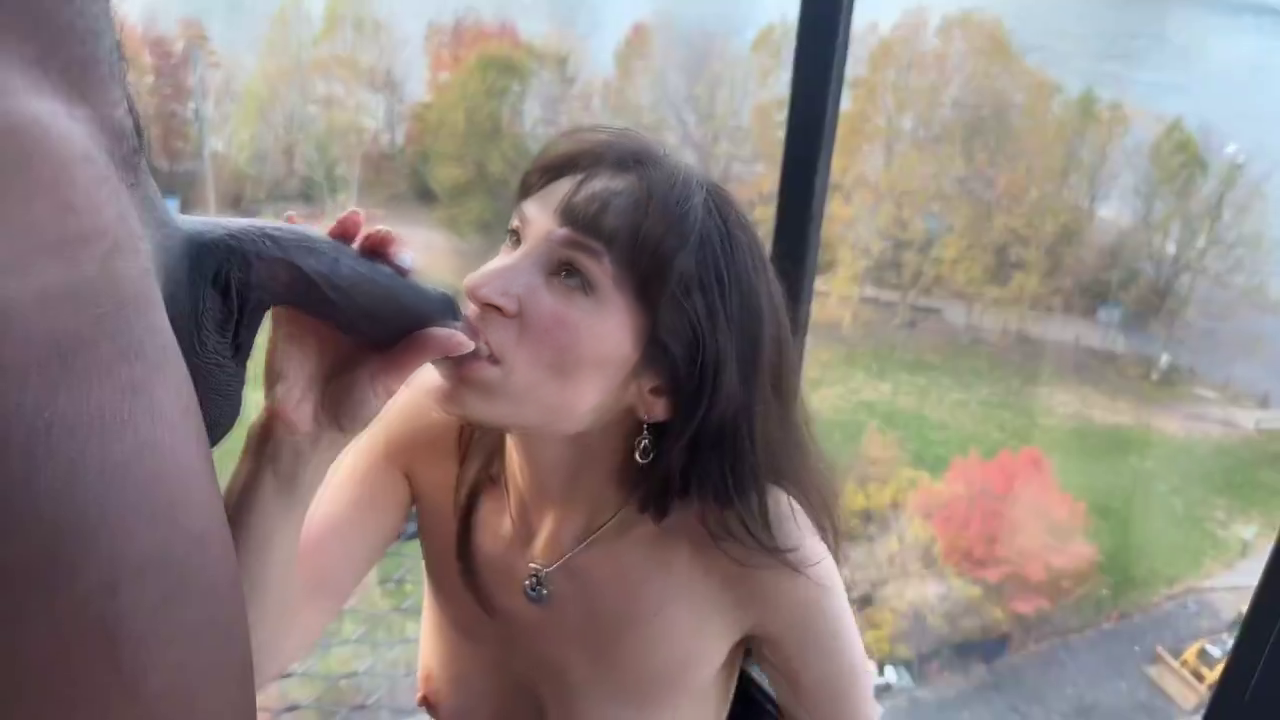
#> input picture debug_swap/04_final_result_f3.png, 1280 x 720 px; its folder holds 3 pictures in this run
$ python analyse_diff.py 3   (older library calls are emulated)
#> lines starting #> are read from the running program, lines starting #| are printed output that depends on the picture; pictures that were not available may be replaced by others from this repository, and a replacement may not be noted
import cv2, numpy as np
import sys

d = 'debug_swap'
fnum = int(sys.argv[1])

res = cv2.imread(f'{d}/04_final_result_f{fnum}.png')
#> res is the input picture: shape (720, 1280, 3); mean B, G, R 126.8, 130.6, 141.8
orig = cv2.imread(f'{d}/07_original_frame_f{fnum}.png')
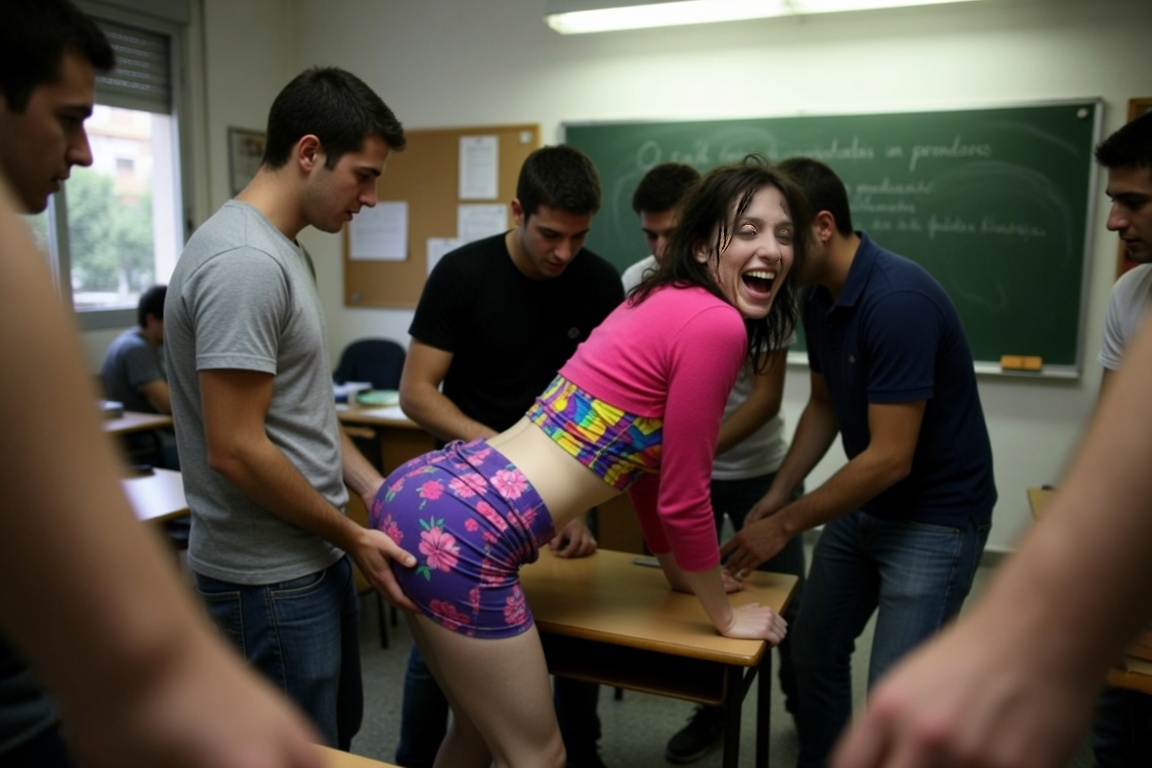
#> input picture debug_swap/04_final_result_f1.png, 1152 x 768 px, given in place of 07_original_frame_f3.png, which was not available
#> orig is the input picture: shape (768, 1152, 3); mean B, G, R 68.6, 77, 86
warp = cv2.imread(f'{d}/06_warped_face_f{fnum}.png')
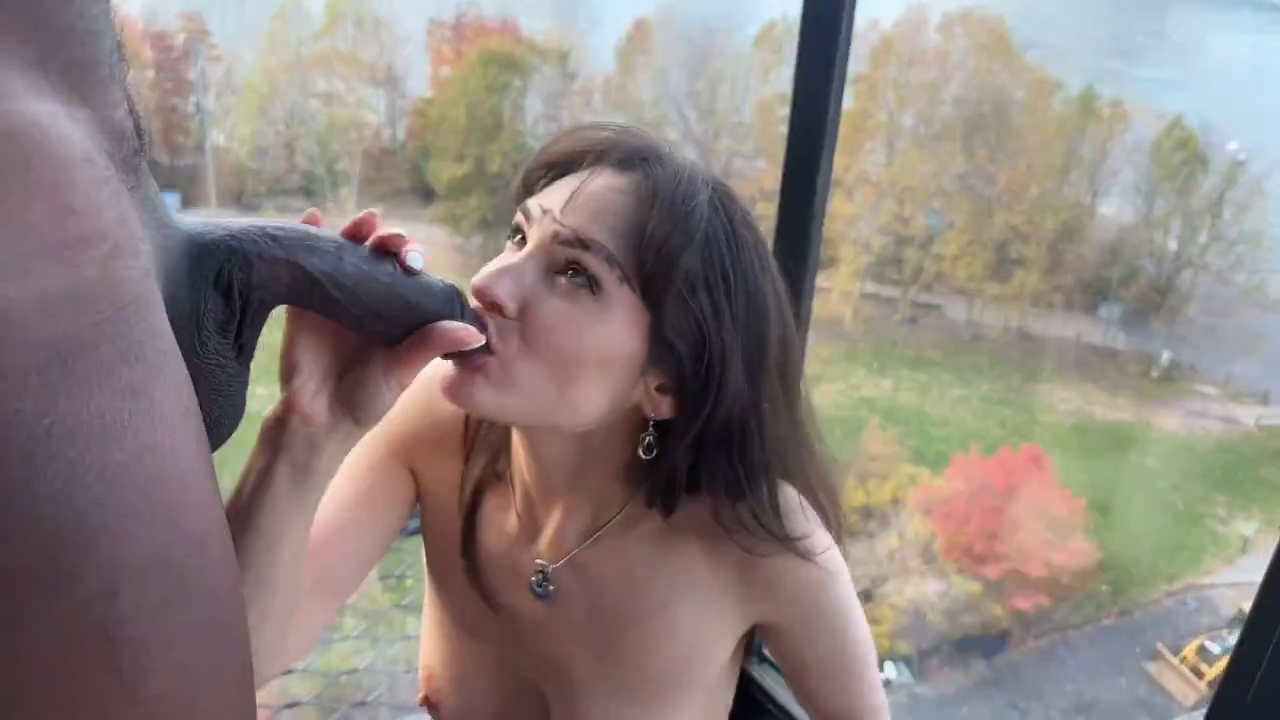
#> input picture debug_swap/04_final_result_f2.png, 1280 x 720 px, given in place of 06_warped_face_f3.png, which was not available
#> warp is the input picture: shape (720, 1280, 3); mean B, G, R 126.7, 130.8, 141.9
mask = cv2.imread(f'{d}/05_mask_final_f{fnum}.png', cv2.IMREAD_GRAYSCALE)
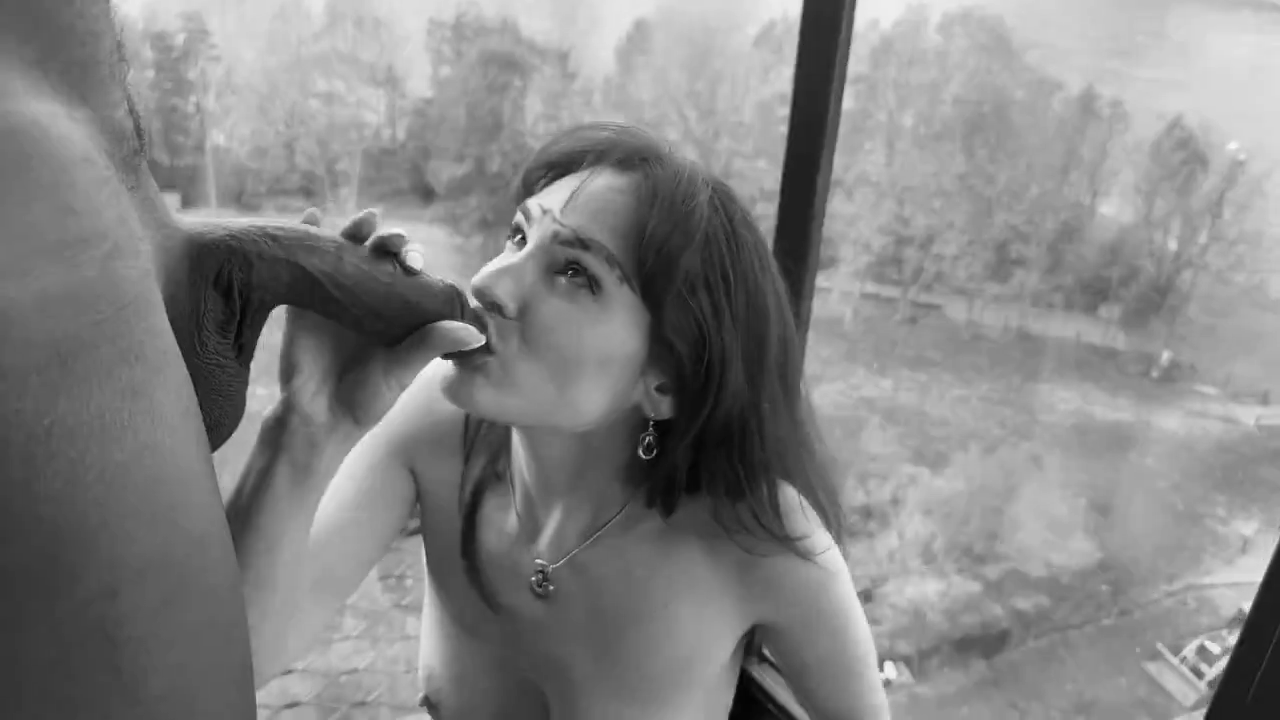
#> mask: shape (720, 1280); min 1, max 253, mean 133.2
blended = cv2.imread(f'{d}/08_warped_final_mask_blended_f{fnum}.png')

#> (the run stopped early here; a loop or call above may not have finished)
